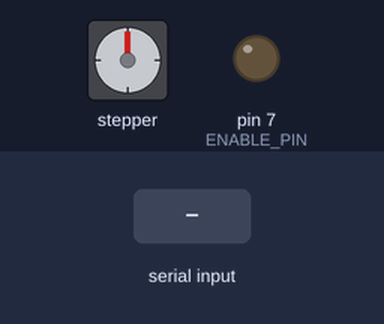
Bench run of a sketch on a simulated Arduino Uno, built with avr-gcc and run on an emulated ATmega328P. Shown: stepper motor, output pins drawn as LEDs (lit = HIGH). Inputs (shaded band) come from the test bench. Stepper angles assume 200 steps per turn.

Above: at 1.2 s.
1.3 s: "MAF\n" received over Serial
At 1.45 s:
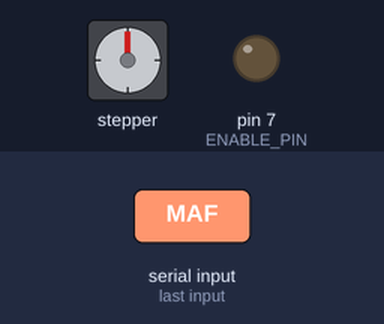
At 2.05 s:
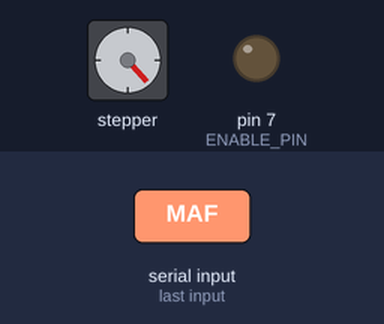
4.3 s: "MAB\n" received over Serial
At 4.46 s:
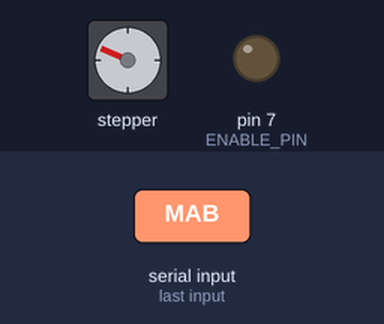
Timing chart, 0 to 19.3 s (numbered marks = the images above; inputs shaded):
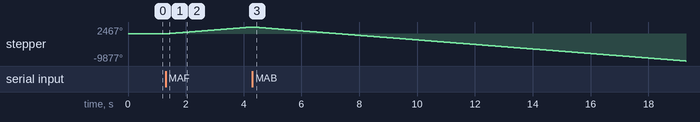

The sketch:

A.ino
```cpp
/*
 * Arduino A - 小车步进电机控制
 * 协议：
 *   "MAF"  前进（连续）
 *   "MAB"  后退（连续）
 *   "MAS"  停止
 * 默认脉冲频率：500 Hz（可在 SPEED_HZ 修改）
 * 接线示例（可后续修改）：
 *   STEP_PIN = 5
 *   DIR_PIN  = 6
 *   ENABLE_PIN = 7（可选，低电平使能）
 */

#include <AccelStepper.h>

// ---------- 用户可修改参数 ----------
const int STEP_PIN = 5;
const int DIR_PIN = 6;
const int ENABLE_PIN = 7;   // 不需要使能引脚可注释掉
const float SPEED_HZ = 500; // 脉冲频率（Hz）

// ---------- 对象初始化 ----------
AccelStepper stepper(AccelStepper::DRIVER, STEP_PIN, DIR_PIN);

// 运动方向标记
bool moving = false;
bool direction = true; // true=前进, false=后退

void setup() {
  Serial.begin(115200);

  pinMode(ENABLE_PIN, OUTPUT);
  digitalWrite(ENABLE_PIN, LOW); // 使能电机

  stepper.setMaxSpeed(SPEED_HZ); // 设置最大速度（频率）
  stepper.setSpeed(0);
}

void loop() {
  // 检查串口指令
  if (Serial.available()) {
    String cmd = Serial.readStringUntil('\n');
    cmd.trim();

    if (cmd == "MAF") {        // 前进
      direction = true;
      digitalWrite(DIR_PIN, direction ? HIGH : LOW);
      stepper.setSpeed(SPEED_HZ);
      moving = true;
    }
    else if (cmd == "MAB") {  // 后退
      direction = false;
      digitalWrite(DIR_PIN, direction ? HIGH : LOW);
      stepper.setSpeed(-SPEED_HZ); // 负速度实现反转
      moving = true;
    }
    else if (cmd == "MAS") {  // 停止
      stepper.setSpeed(0);
      moving = false;
    }
  }

  // 保持脉冲输出
  if (moving) {
    stepper.runSpeed();
  }
}
```

Measured:
- after the input at 1.3 s, stepper: keeps turning clockwise at about 823°/s, starting at once
